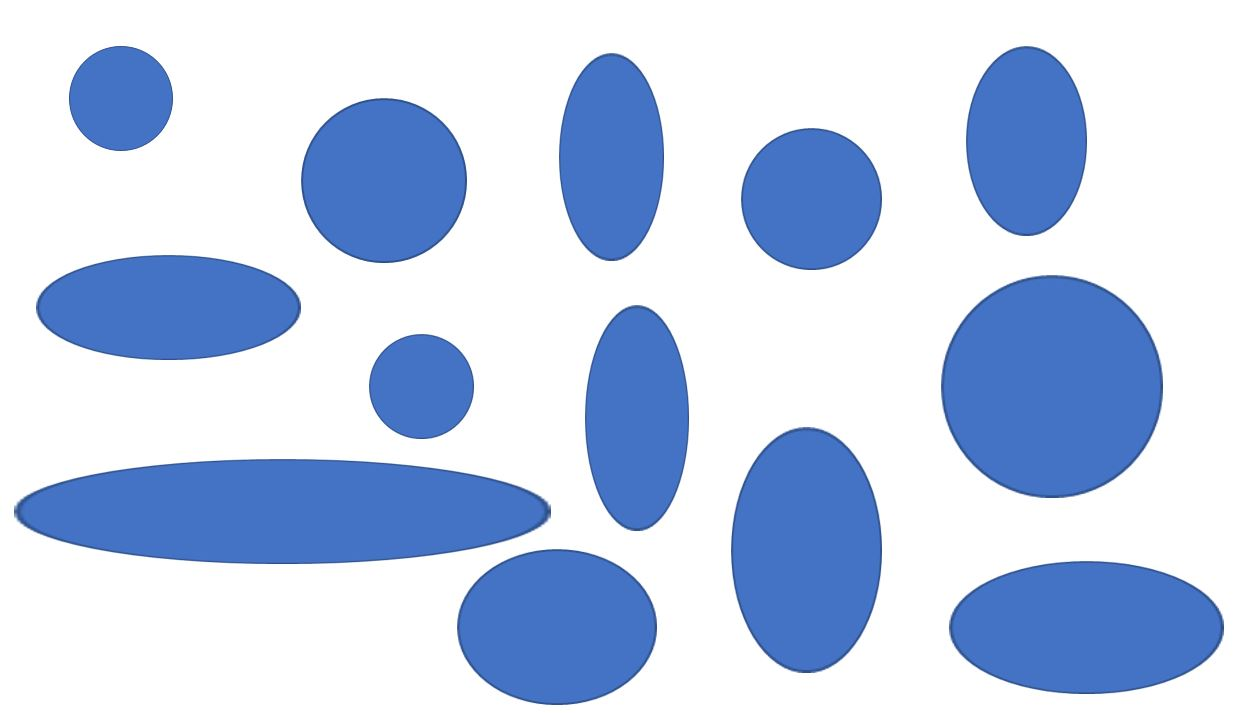
#> input picture ellipse-detect/blobs.JPG, 1257 x 713 px, found by its file name
$ python ellipse.py
#> lines starting #> are read from the running program, lines starting #| are printed output that depends on the picture
#Courtesy of https://www.geeksforgeeks.org/find-circles-and-ellipses-in-an-image-using-opencv-python/

import cv2
import numpy as np

# Load image
image = cv2.imread('blobs.jpg', 0)
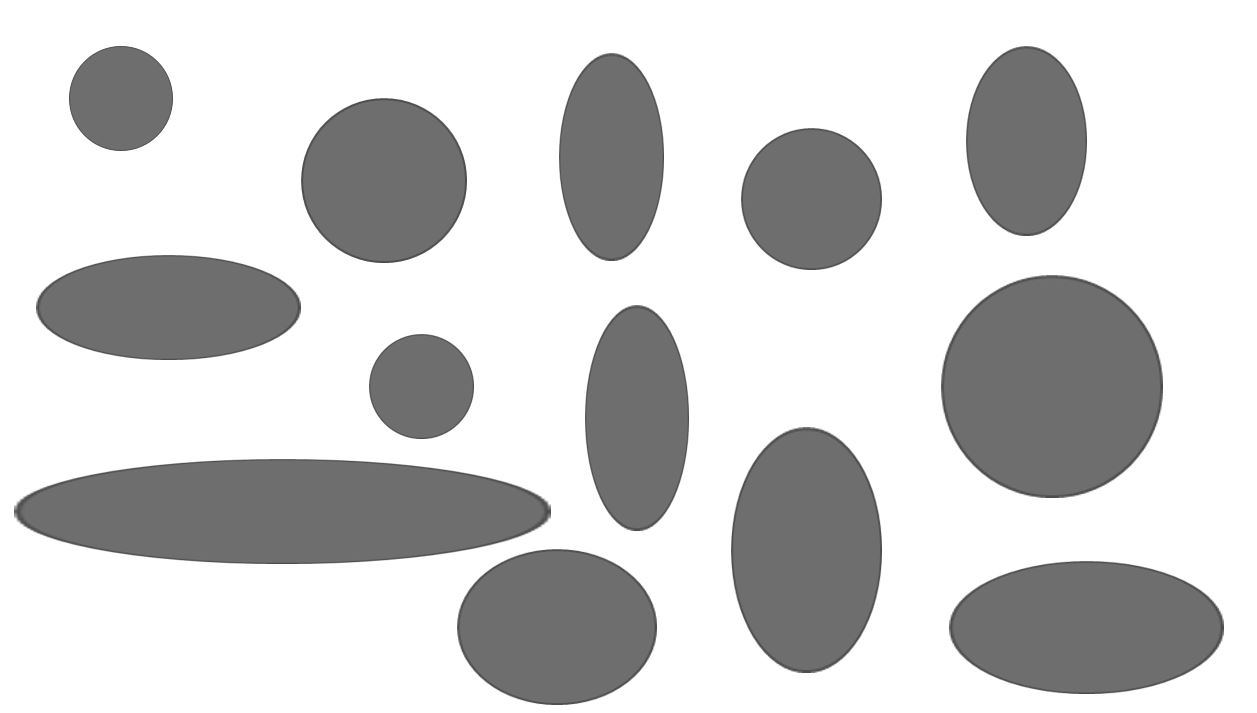
#> image: shape (713, 1257); min 60, max 255, mean 206.7

# Set our filtering parameters
# Initialize parameter settiing using cv2.SimpleBlobDetector
params = cv2.SimpleBlobDetector_Params()

# Set Area filtering parameters
params.filterByArea = True
params.minArea = 100

# Set Circularity filtering parameters
params.filterByCircularity = True
params.minCircularity = 0.9

# Set Convexity filtering parameters
params.filterByConvexity = True
params.minConvexity = 0.2

# Set inertia filtering parameters
params.filterByInertia = True
params.minInertiaRatio = 0.01

# Create a detector with the parameters
detector = cv2.SimpleBlobDetector_create(params)

# Detect blobs
keypoints = detector.detect(image)
#> keypoints = ()

# Draw blobs on our image as red circles
blank = np.zeros((1, 1))
blobs = cv2.drawKeypoints(image, keypoints, blank, (0, 0, 255),
                          cv2.DRAW_MATCHES_FLAGS_DRAW_RICH_KEYPOINTS)

number_of_blobs = len(keypoints)
#> number_of_blobs = 0
text = "Number of Circular Blobs: " + str(len(keypoints))
#> text = 'Number of Circular Blobs: 0'
cv2.putText(blobs, text, (20, 550),
            cv2.FONT_HERSHEY_SIMPLEX, 1, (0, 100, 255), 2)
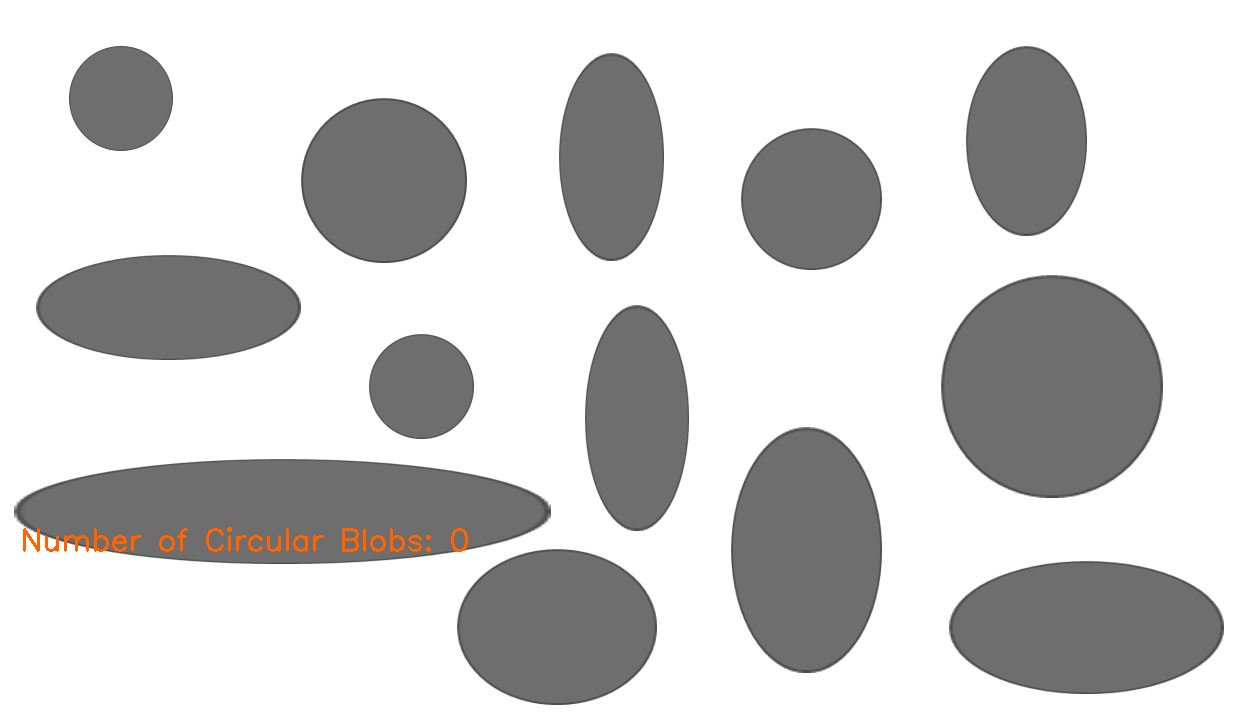
#> blobs: shape (713, 1257, 3); mean of channels 0, 1, 2 206.3, 206.6, 207.1; drawn as B, G, R

# Show blobs
cv2.imshow("Filtering Circular Blobs Only", blobs)
cv2.waitKey(0)
cv2.destroyAllWindows()
